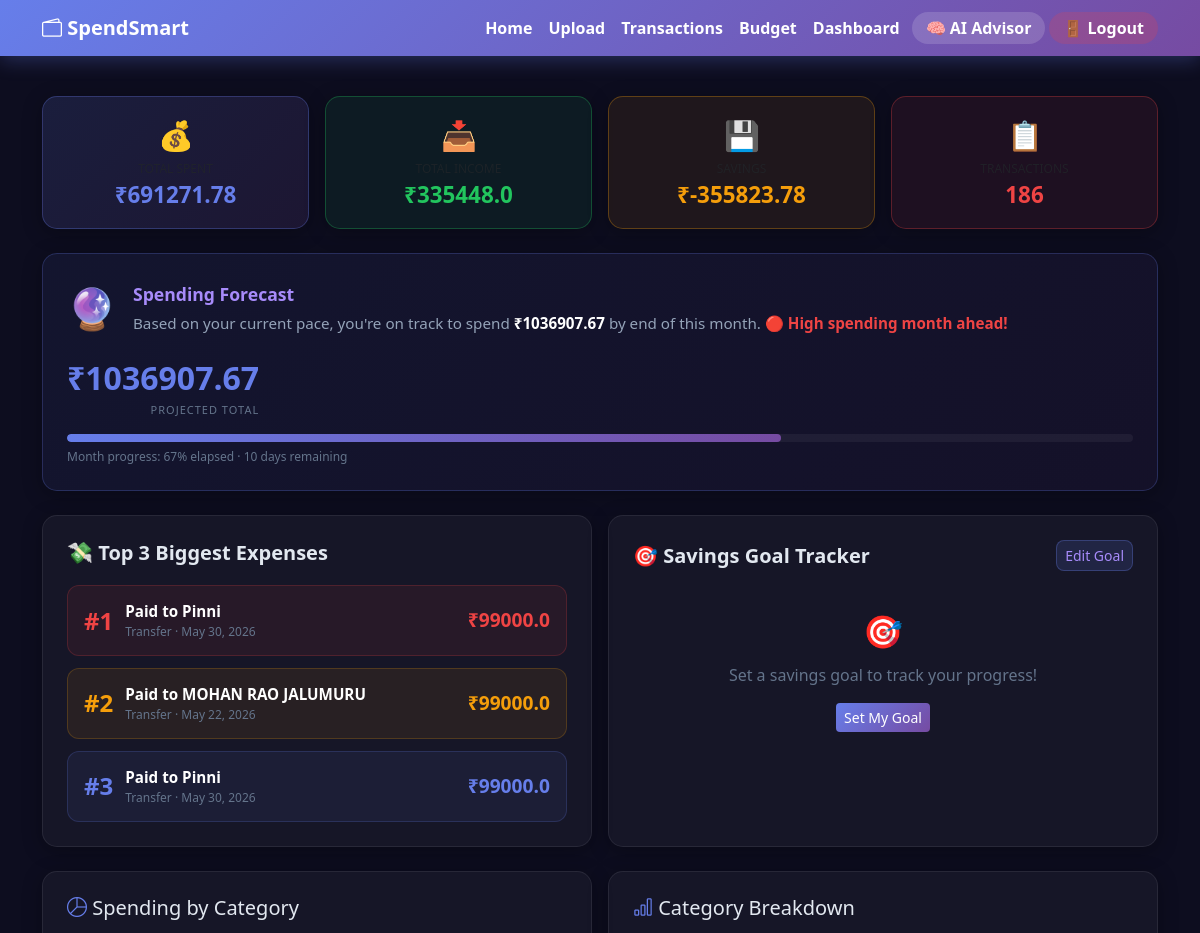
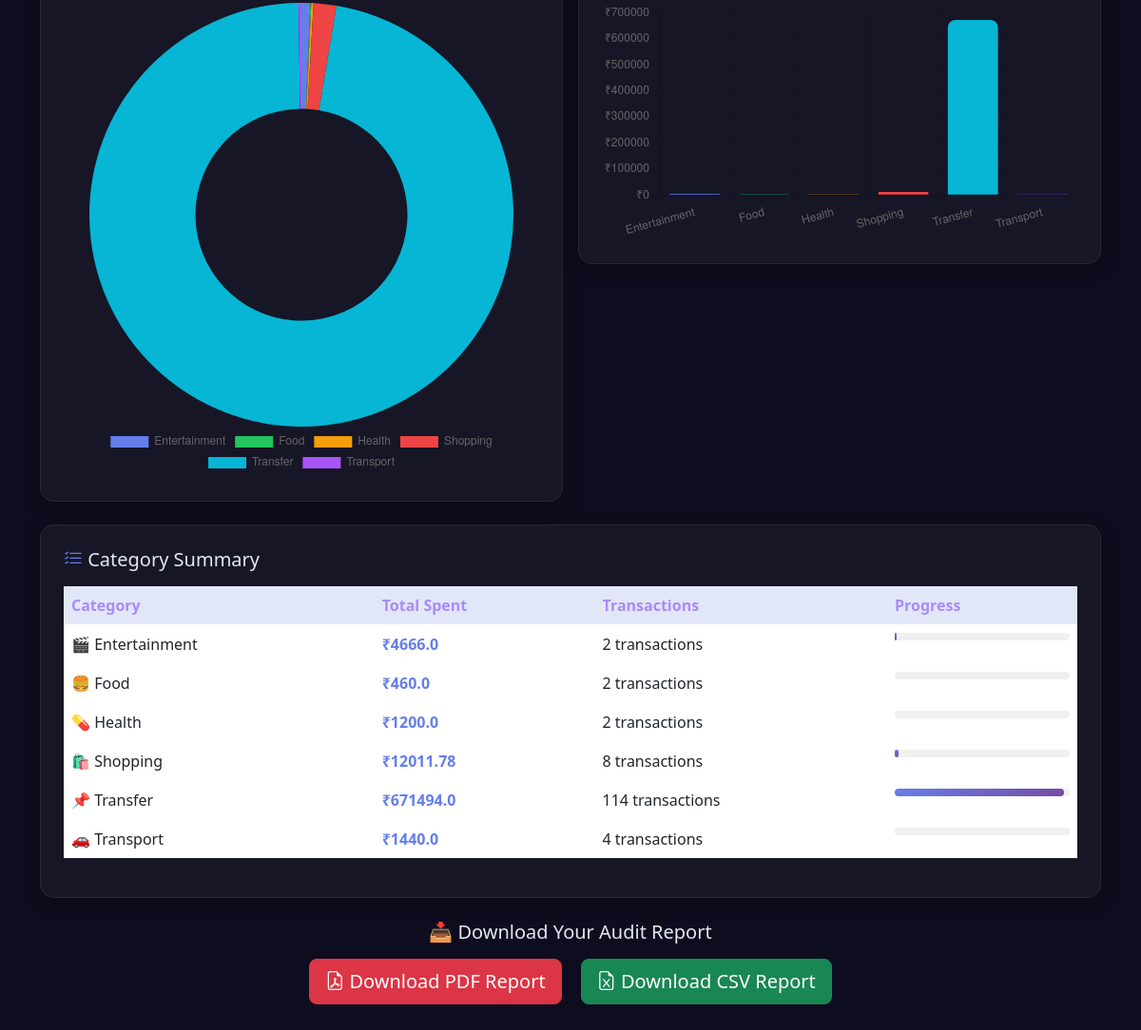
Page /dashboard (signed in) on the committed database (2 pictures, top to bottom).
### models.py (models this page shows)
class Transaction(db.Model):
    id = db.Column(db.Integer, primary_key=True)
    user_id = db.Column(db.Integer, db.ForeignKey('user.id'), nullable=False)
    date = db.Column(db.String(50), nullable=False)
    description = db.Column(db.String(200), nullable=False)
    amount = db.Column(db.Float, nullable=False)
    type = db.Column(db.String(10), nullable=False)
    category = db.Column(db.String(50), default='Uncategorized')
    created_at = db.Column(db.DateTime, default=datetime.utcnow)

### app.py (the view)
@app.route('/dashboard')
@login_required
def dashboard():
    from sqlalchemy import func
    uid = current_user_id()
    transactions = Transaction.query.filter_by(user_id=uid).all()
    expenses = [t for t in transactions if t.type == 'expense']
    incomes = [t for t in transactions if t.type == 'income']
    total_spent = round(sum(t.amount for t in expenses), 2)
    total_income = round(sum(t.amount for t in incomes), 2)
    savings = round(total_income - total_spent, 2)
    total_count = len(transactions)
    forecast_amount, forecast_progress, days_remaining, forecast_status = get_forecast(total_spent)
    budget_alerts = get_budget_alerts(expenses, uid)
    sorted_expenses = sorted(expenses, key=lambda t: t.amount, reverse=True)
    top3 = list(enumerate(sorted_expenses[:3], start=1))
    savings_goal = session.get('savings_goal', 0)
    if savings_goal > 0:
        goal_percent = min(round((savings / savings_goal) * 100), 100)
        remaining_goal = max(round(savings_goal - savings, 2), 0)
    else:
        goal_percent = 0
        remaining_goal = savings_goal
    cat_data = db.session.query(
        Transaction.category, func.sum(Transaction.amount), func.count(Transaction.id)
    ).filter(Transaction.type == 'expense', Transaction.user_id == uid).group_by(Transaction.category).all()
    category_data = [(c, round(a, 2), n) for c, a, n in cat_data]
    cat_labels = [c for c, a, n in category_data]
    cat_values = [a for c, a, n in category_data]
    return render_template('dashboard.html',
        total_spent=total_spent, total_income=total_income, savings=savings, total_count=total_count,
        forecast_amount=forecast_amount, forecast_progress=forecast_progress, days_remaining=days_remaining,
        forecast_status=forecast_status, budget_alerts=budget_alerts, top3=top3, savings_goal=savings_goal,
        goal_percent=goal_percent, remaining_goal=remaining_goal, category_data=category_data,
        cat_labels=cat_labels, cat_values=cat_values)

### templates/dashboard.html (shortened to what this page needs)
{% extends 'base.html' %}
{% block content %}
<div class="row mt-2 mb-4 g-3">
    <div class="col-6 col-md-3">
        <div class="card p-3 text-center" style="border-radius:15px; border:none; background:linear-gradient(135deg,rgba(102,126,234,0.15),rgba(118,75,162,0.15)); border:1px solid rgba(102,126,234,0.3);">
            <div style="font-size:1.8rem;">💰</div>
            <div class="text-muted" style="font-size:12px; margin-top:4px;">TOTAL SPENT</div>
            <div style="font-size:1.4rem; font-weight:800; color:#667eea;">₹{{ total_spent }}</div>
        </div>
    </div>
    <div class="col-6 col-md-3">
        <div class="card p-3 text-center" style="border-radius:15px; border:1px solid rgba(34,197,94,0.3); background:rgba(34,197,94,0.08);">
            <div style="font-size:1.8rem;">📥</div>
            <div class="text-muted" style="font-size:12px; margin-top:4px;">TOTAL INCOME</div>
            <div style="font-size:1.4rem; font-weight:800; color:#22c55e;">₹{{ total_income }}</div>
        </div>
    </div>
    <div class="col-6 col-md-3">
        <div class="card p-3 text-center" style="border-radius:15px; border:1px solid rgba(245,158,11,0.3); background:rgba(245,158,11,0.08);">
            <div style="font-size:1.8rem;">💾</div>
            <div class="text-muted" style="font-size:12px; margin-top:4px;">SAVINGS</div>
            <div style="font-size:1.4rem; font-weight:800; color:#f59e0b;">₹{{ savings }}</div>
        </div>
    </div>
    <div class="col-6 col-md-3">
        <div class="card p-3 text-center" style="border-radius:15px; border:1px solid rgba(239,68,68,0.3); background:rgba(239,68,68,0.08);">
            <div style="font-size:1.8rem;">📋</div>
            <div class="text-muted" style="font-size:12px; margin-top:4px;">TRANSACTIONS</div>
            <div style="font-size:1.4rem; font-weight:800; color:#ef4444;">{{ total_count }}</div>
        </div>
    </div>
</div>
<div class="row mb-4">
    <div class="col-12">
        <div class="card p-4" style="border-radius:15px; background:linear-gradient(135deg,rgba(102,126,234,0.08),rgba(118,75,162,0.08)); border:1px solid rgba(102,126,234,0.25);">
            <div class="d-flex align-items-center gap-3 flex-wrap">
                <div style="font-size:2.5rem;">🔮</div>
                <div class="flex-grow-1">
                    <div style="font-size:1.1rem; font-weight:700; color:#a78bfa; margin-bottom:4px;">Spending Forecast</div>
                    <div style="color:#94a3b8; font-size:0.95rem;">
                        Based on your current pace, you're on track to spend
                        <strong style="color:#fff;">₹{{ forecast_amount }}</strong> by end of this month.
                        {% if forecast_status == 'good' %}
                        <span style="color:#22c55e; font-weight:600;"> ✅ You're spending wisely!</span>
                        {% elif forecast_status == 'warning' %}
                        <span style="color:#f59e0b; font-weight:600;"> ⚠️ Keep an eye on your spending!</span>
                        {% else %}
                        <span style="color:#ef4444; font-weight:600;"> 🔴 High spending month ahead!</span>
                        {% endif %}
                    </div>
                </div>
                <div style="text-align:right; min-width:120px;">
                    <div style="font-size:2rem; font-weight:800; color:#667eea;">₹{{ forecast_amount }}</div>
                    <div style="font-size:11px; color:#64748b; text-transform:uppercase; letter-spacing:1px;">Projected Total</div>
                </div>
            </div>
            <div style="margin-top:16px; background:rgba(255,255,255,0.05); border-radius:8px; height:8px; overflow:hidden;">
                <div style="width:{{ forecast_progress }}%; height:8px; background:linear-gradient(90deg,#667eea,#764ba2); border-radius:8px; transition:width 1s;"></div>
            </div>
            <div style="font-size:12px; color:#64748b; margin-top:6px;">Month progress: {{ forecast_progress }}% elapsed · {{ days_remaining }} days remaining</div>
        </div>
    </div>
</div>
<div class="row mb-4 g-3">
    <div class="col-lg-6">
        <div class="card p-4" style="border-radius:15px; height:100%;">
            <h5 style="font-weight:700; margin-bottom:20px;">
                <span style="font-size:1.3rem;">💸</span> Top 3 Biggest Expenses
            </h5>
            {% if top3 %}
            <div style="display:flex; flex-direction:column; gap:12px;">
                {% for i, t in top3 %}
                <div style="display:flex; justify-content:space-between; align-items:center; padding:14px 16px; border-radius:12px;
                    {% if i == 1 %}background:rgba(239,68,68,0.08);border:1px solid rgba(239,68,68,0.2);
                    {% elif i == 2 %}background:rgba(245,158,11,0.08);border:1px solid rgba(245,158,11,0.2);
                    {% else %}background:rgba(102,126,234,0.08);border:1px solid rgba(102,126,234,0.2);{% endif %}">
                    <div style="display:flex; align-items:center; gap:12px;">
                        <div style="font-size:1.5rem; font-weight:900;
                            {% if i == 1 %}color:#ef4444;{% elif i == 2 %}color:#f59e0b;{% else %}color:#667eea;{% endif %}">
                            #{{ i }}
                        </div>
                        <div>
                            <div style="font-weight:700; color:#fff; font-size:0.95rem;">{{ t.description[:28] }}</div>
                            <div style="font-size:12px; color:#64748b;">{{ t.category }} · {{ t.date }}</div>
                        </div>
                    </div>
                    <div style="font-size:1.2rem; font-weight:800;
                        {% if i == 1 %}color:#ef4444;{% elif i == 2 %}color:#f59e0b;{% else %}color:#667eea;{% endif %}">
                        ₹{{ t.amount }}
                    </div>
                </div>
                {% endfor %}
            </div>
            {% else %}
            <div style="text-align:center; color:#64748b; padding:30px;">
                No expense data yet. Upload a CSV!
            </div>
            {% endif %}
        </div>
    </div>
    <div class="col-lg-6">
        <div class="card p-4" style="border-radius:15px; height:100%;">
            <div class="d-flex justify-content-between align-items-center mb-3">
                <h5 style="font-weight:700; margin:0;">🎯 Savings Goal Tracker</h5>
                <button class="btn btn-sm" style="background:rgba(102,126,234,0.15);color:#a78bfa;border:1px solid rgba(102,126,234,0.3);border-radius:8px;"
                    onclick="document.getElementById('goal-form').style.display = document.getElementById('goal-form').style.display === 'none' ? 'block' : 'none'">
                    Edit Goal
                </button>
            </div>
            {% if savings_goal > 0 %}
            <div style="text-align:center; margin-bottom:20px;">
                <div style="font-size:2.5rem; font-weight:900; color:#22c55e;">{{ goal_percent }}%</div>
                <div style="color:#64748b; font-size:13px;">of your ₹{{ savings_goal }} goal achieved</div>
            </div>
            <div style="background:rgba(255,255,255,0.05); border-radius:12px; height:16px; overflow:hidden; margin-bottom:12px;">
                <div style="width:{{ [goal_percent, 100]|min }}%; height:16px; background:linear-gradient(90deg,#22c55e,#06b6d4); border-radius:12px; transition:width 1.5s;"></div>
            </div>
            <div class="row g-2 mt-2">
                <div class="col-6">
                    <div style="background:rgba(34,197,94,0.08);border:1px solid rgba(34,197,94,0.2);border-radius:10px;padding:10px;text-align:center;">
                        <div style="font-weight:700;color:#22c55e;">₹{{ savings }}</div>
                        <div style="font-size:11px;color:#64748b;">Saved So Far</div>
                    </div>
                </div>
                <div class="col-6">
                    <div style="background:rgba(102,126,234,0.08);border:1px solid rgba(102,126,234,0.2);border-radius:10px;padding:10px;text-align:center;">
                        <div style="font-weight:700;color:#667eea;">₹{{ remaining_goal }}</div>
                        <div style="font-size:11px;color:#64748b;">Still Needed</div>
                    </div>
                </div>
            </div>
            {% if goal_percent >= 100 %}
            <div style="margin-top:16px;text-align:center;padding:12px;background:rgba(34,197,94,0.1);border-radius:10px;color:#22c55e;font-weight:700;">
                🎉 Goal Achieved! You crushed it!
            </div>
            {% elif goal_percent >= 80 %}
            <div style="margin-top:16px;text-align:center;padding:12px;background:rgba(245,158,11,0.1);border-radius:10px;color:#f59e0b;font-weight:600;">
                🔥 So close! Just ₹{{ remaining_goal }} more to go!
            </div>
            {% endif %}
            {% else %}
            <div style="text-align:center;color:#64748b;padding:20px;">
                <div style="font-size:2rem;margin-bottom:8px;">🎯</div>
                <div>Set a savings goal to track your progress!</div>
                <button class="btn btn-sm btn-primary mt-3" onclick="document.getElementById('goal-form').style.display='block'">
                    Set My Goal
                </button>
            </div>
            {% endif %}
        </div>
    </div>
</div>
<div class="row mb-4 g-3">
    <div class="col-md-6">
        <div class="card p-4" style="border-radius:15px;">
            <h5 class="mb-3"><i class="bi bi-pie-chart" style="color:#667eea"></i> Spending by Category</h5>
            <canvas id="catChart" height="250"></canvas>
        </div>
    </div>
    <div class="col-md-6">
        <div class="card p-4" style="border-radius:15px;">
            <h5 class="mb-3"><i class="bi bi-bar-chart" style="color:#667eea"></i> Category Breakdown</h5>
            <canvas id="barChart" height="250"></canvas>
        </div>
    </div>
</div>
<div class="row mb-4">
    <div class="col-12">
        <div class="card p-4" style="border-radius:15px;">
            <h5 class="mb-3"><i class="bi bi-list-check" style="color:#667eea"></i> Category Summary</h5>
            <div class="table-responsive">
                <table class="table table-hover">
                    <thead style="background:#f8f9fa;">
                        <tr>
                            <th>Category</th>
                            <th>Total Spent</th>
                            <th>Transactions</th>
                            <th>Progress</th>
                        </tr>
                    </thead>
                    <tbody>
                        {% for cat, amount, count in category_data %}
                        <tr>
                            <td>
                                {% if cat == 'Food' %}🍔
                                {% elif cat == 'Transport' %}🚗
                                {% elif cat == 'Shopping' %}🛍️
                                {% elif cat == 'Entertainment' %}🎬
                                {% elif cat == 'Health' %}💊
                                {% elif cat == 'Bills' %}⚡
                                {% elif cat == 'Education' %}📚
                                {% else %}📌{% endif %}
                                {{ cat }}
                            </td>
                            <td><strong style="color:#667eea;">₹{{ amount }}</strong></td>
                            <td>{{ count }} transactions</td>
                            <td style="width:200px;">
                                <div style="background:#f0f0f0; border-radius:10px; height:8px;">
                                    <div style="background:linear-gradient(135deg,#667eea,#764ba2); border-radius:10px; height:8px; width:{{ [amount/total_spent*100, 100]|min|round }}%"></div>
                                </div>
                            </td>
                        </tr>
                        {% endfor %}
                    </tbody>
                </table>
            </div>
        </div>
    </div>
</div>
<div class="row mb-5">
    <div class="col-12 text-center">
        <h5 class="mb-3">📥 Download Your Audit Report</h5>
        <a href="/export/pdf" class="btn btn-danger btn-lg me-3">
            <i class="bi bi-file-earmark-pdf"></i> Download PDF Report
        </a>
        <a href="/export/csv" class="btn btn-success btn-lg">
            <i class="bi bi-file-earmark-excel"></i> Download CSV Report
        </a>
    </div>
</div>
<script>
const catLabels = {{ cat_labels|tojson }};
const catValues = {{ cat_values|tojson }};
const colors = ['#667eea','#22c55e','#f59e0b','#ef4444','#06b6d4','#a855f7','#ec4899','#94a3b8'];
new Chart(document.getElementById('catChart'), {
    type: 'doughnut',
    data: { labels: catLabels, datasets: [{ data: catValues, backgroundColor: colors, borderWidth: 0, hoverOffset: 8 }] },
    options: { responsive: true, plugins: { legend: { position: 'bottom' } } }
});
new Chart(document.getElementById('barChart'), {
    type: 'bar',
    data: { labels: catLabels, datasets: [{ label: 'Amount Spent (₹)', data: catValues, backgroundColor: colors, borderRadius: 8 }] },
    options: {
        responsive: true,
        plugins: { legend: { display: false } },
        scales: { y: { beginAtZero: true, ticks: { callback: v => '₹' + v } } }
    }
});
</script>
{% endblock %}

### rows in the picture
Transaction: i "1", description "Paid to Pinni", category "Transfer", date "May 30, 2026", amount "99000.0"
Transaction: user "2", description "Paid to MOHAN RAO JALUMURU", category "Transfer", date "May 22, 2026", amount "99000.0"
Transaction: i "3", description "Paid to Pinni", category "Transfer", date "May 30, 2026", amount "99000.0"

### other values in the picture
{{ total_spent }} "691271.78"
{{ total_income }} "335448.0"
{{ savings }} "-355823.78"
{{ total_count }} "186"
{{ forecast_amount }} "1036907.67"
{{ forecast_progress }} "67"
{{ days_remaining }} "10"
{{ cat }} "Entertainment" "Food" "Health" "Shopping" "Transfer" "Transport"
{{ amount }} "4666.0" "460.0" "1200.0" "12011.78" "671494.0" "1440.0"
{{ count }} "2" "2" "2" "8" "114" "4"
chart data {{ cat_labels|tojson }} ["Entertainment", "Food", "Health", "Shopping", "Transfer", "Transport"]
chart data {{ cat_values|tojson }} [4666.0, 460.0, 1200.0, 12011.78, 671494.0, 1440.0]
